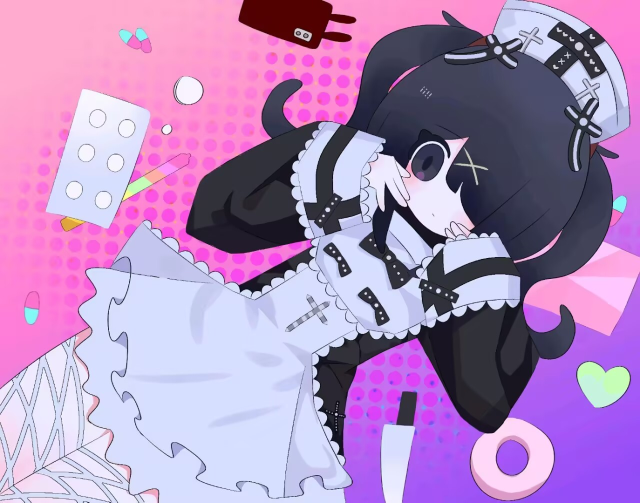
#> input picture ctj.jpg, 1280 x 1005 px (shown at 1/2 size)
$ python main.py
#> lines starting #> are read from the running program, lines starting #| are printed output that depends on the picture
import tkinter as tk
import pywinstyles
from PIL import ImageTk, Image
from config import STYLE_CONFIG


# [6 lines left out: function center_window, not called in this run]


bg_original = Image.open("ctj.jpg").resize((1200, 800))
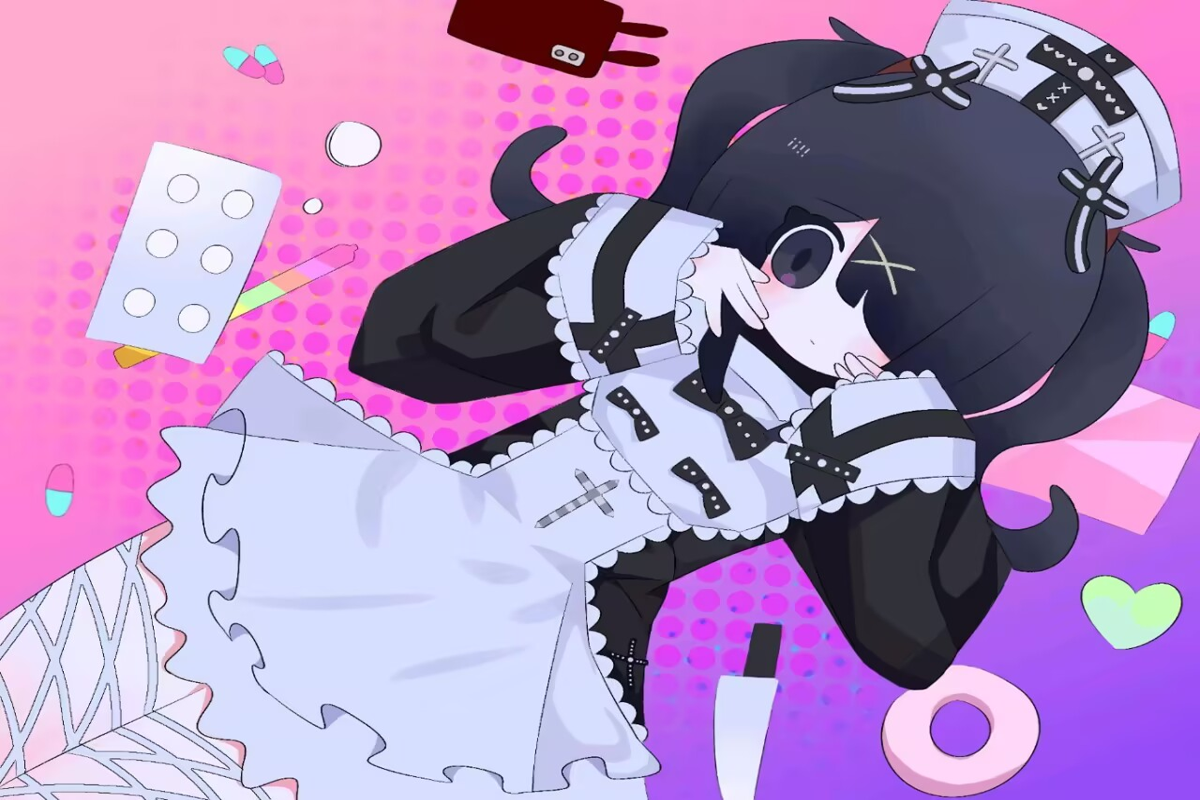
#> bg_original: PIL image 1200x800 RGB; mean R, G, B 176.4, 139.3, 188.3
# 主窗口布局
# [93 lines left out: function load_main_tk, not called in this run]
